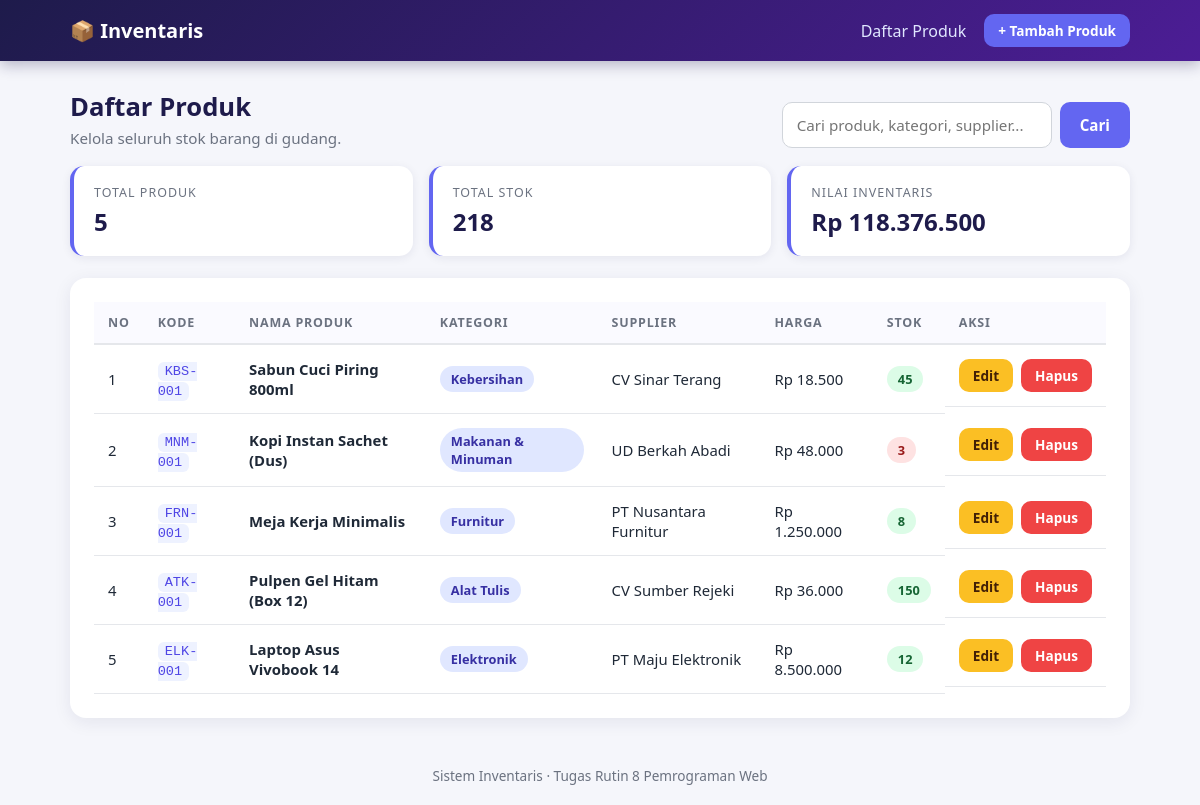
The page / on the database its author committed.
### tables this page shows
CREATE TABLE produk (
    id          INT UNSIGNED AUTO_INCREMENT PRIMARY KEY,
    kode_produk VARCHAR(20)  NOT NULL UNIQUE,
    nama_produk VARCHAR(150) NOT NULL,
    kategori_id INT UNSIGNED NOT NULL,
    supplier_id INT UNSIGNED NOT NULL,
    harga       DECIMAL(12,0) NOT NULL,
    stok        INT UNSIGNED NOT NULL DEFAULT 0,
    created_at  TIMESTAMP NOT NULL DEFAULT CURRENT_TIMESTAMP,
    CONSTRAINT fk_produk_kategori FOREIGN KEY (kategori_id)
        REFERENCES kategori(id) ON UPDATE CASCADE ON DELETE RESTRICT,
    CONSTRAINT fk_produk_supplier FOREIGN KEY (supplier_id)
        REFERENCES supplier(id) ON UPDATE CASCADE ON DELETE RESTRICT
);

CREATE TABLE kategori (
    id            INT UNSIGNED AUTO_INCREMENT PRIMARY KEY,
    nama_kategori VARCHAR(100) NOT NULL UNIQUE,
    deskripsi     VARCHAR(255) NULL
);

CREATE TABLE supplier (
    id            INT UNSIGNED AUTO_INCREMENT PRIMARY KEY,
    nama_supplier VARCHAR(100) NOT NULL,
    telepon       VARCHAR(20)  NOT NULL,
    alamat        VARCHAR(255) NULL
);

### includes/functions.php (called while the page is built, shortened)
<?php
require_once __DIR__ . '/../config/database.php';
function db(): PDO
{
    return Database::getInstance()->getConnection();
}
function e($text): string
{
    return htmlspecialchars((string)$text, ENT_QUOTES, 'UTF-8');
}
function formatRupiah($angka): string
{
    return 'Rp ' . number_format((float)$angka, 0, ',', '.');
}

### config/database.php (called while the page is built, shortened)
<?php
class Database
{
    private static ?Database $instance = null;
    private PDO $pdo;
    private function __construct()
    {
        $dsn = 'mysql:host=' . self::DB_HOST . ';dbname=' . self::DB_NAME . ';charset=utf8mb4';
        try {
            $this->pdo = new PDO($dsn, self::DB_USER, self::DB_PASS, [
                PDO::ATTR_ERRMODE            => PDO::ERRMODE_EXCEPTION,
                PDO::ATTR_DEFAULT_FETCH_MODE => PDO::FETCH_ASSOC,
                PDO::ATTR_EMULATE_PREPARES   => false,
            ]);
        } catch (PDOException $e) {
            error_log('Koneksi database gagal: ' . $e->getMessage());
            http_response_code(500);
            die('<h2 style="font-family:sans-serif">Koneksi database gagal</h2>'
              . '<p style="font-family:sans-serif">Pastikan MySQL sudah Start di XAMPP dan '
              . 'file <code>database/schema.sql</code> sudah diimport.</p>'
              . '<pre>' . htmlspecialchars($e->getMessage(), ENT_QUOTES, 'UTF-8') . '</pre>');
        }
    }
    public static function getInstance(): Database
    {
        if (self::$instance === null) {
            self::$instance = new Database();
        }
        return self::$instance;
    }
    public function getConnection(): PDO
    {
        return $this->pdo;
    }
}

### index.php (the view, shortened to what this page needs)
<?php
require_once 'includes/functions.php';
$perPage = 5;
$q       = trim($_GET['q'] ?? '');
$page    = max(1, (int)($_GET['page'] ?? 1));
$like    = '%' . $q . '%';
$from  = 'FROM produk p
          INNER JOIN kategori k ON p.kategori_id = k.id
          INNER JOIN supplier s ON p.supplier_id = s.id';
$where = 'WHERE (p.nama_produk LIKE :q1 OR p.kode_produk LIKE :q2
                 OR k.nama_kategori LIKE :q3 OR s.nama_supplier LIKE :q4)';
$searchParams = [':q1' => $like, ':q2' => $like, ':q3' => $like, ':q4' => $like];
$countStmt = db()->prepare("SELECT COUNT(*) $from $where");
$countStmt->execute($searchParams);
$totalRows  = (int)$countStmt->fetchColumn();
$totalPages = max(1, (int)ceil($totalRows / $perPage));
$page       = min($page, $totalPages);
$offset     = ($page - 1) * $perPage;
$sql = "SELECT p.id, p.kode_produk, p.nama_produk, p.harga, p.stok,
               k.nama_kategori, s.nama_supplier
        $from $where
        ORDER BY p.id DESC
        LIMIT :limit OFFSET :offset";
$stmt = db()->prepare($sql);
foreach ($searchParams as $name => $value) {
    $stmt->bindValue($name, $value, PDO::PARAM_STR);
}
$stmt->bindValue(':limit', $perPage, PDO::PARAM_INT);
$stmt->bindValue(':offset', $offset, PDO::PARAM_INT);
$stmt->execute();
$produkList = $stmt->fetchAll();
$statStmt = db()->prepare(
    'SELECT COUNT(*) AS total_produk,
            COALESCE(SUM(stok), 0) AS total_stok,
            COALESCE(SUM(harga * stok), 0) AS nilai_total
     FROM produk'
);
$statStmt->execute();
$stat = $statStmt->fetch();
$no = $offset + 1;
include 'includes/header.php';
?>
<div class="page-head">
    <div>
        <h1>Daftar Produk</h1>
        <p class="subtitle">Kelola seluruh stok barang di gudang.</p>
    </div>
    <form method="GET" action="index.php" class="search">
        <input type="text" name="q" value="<?= e($q) ?>" placeholder="Cari produk, kategori, supplier...">
        <button type="submit" class="btn btn-primary">Cari</button>
    </form>
</div>
<div class="stats">
    <div class="stat">
        <span class="stat-label">Total Produk</span>
        <span class="stat-value"><?= e($stat['total_produk']) ?></span>
    </div>
    <div class="stat">
        <span class="stat-label">Total Stok</span>
        <span class="stat-value"><?= e(number_format((int)$stat['total_stok'], 0, ',', '.')) ?></span>
    </div>
    <div class="stat">
        <span class="stat-label">Nilai Inventaris</span>
        <span class="stat-value"><?= e(formatRupiah($stat['nilai_total'])) ?></span>
    </div>
</div>
<div class="card">
    <div class="table-wrap">
        <table>
            <thead>
                <tr>
                    <th>No</th>
                    <th>Kode</th>
                    <th>Nama Produk</th>
                    <th>Kategori</th>
                    <th>Supplier</th>
                    <th>Harga</th>
                    <th>Stok</th>
                    <th>Aksi</th>
                </tr>
            </thead>
            <tbody>
            <?php if (empty($produkList)): ?>
                <tr>
                    <td colspan="8" class="empty">
                        <?= $q !== '' ? 'Tidak ada produk yang cocok dengan pencarian.' : 'Belum ada data produk.' ?>
                    </td>
                </tr>
            <?php else: ?>
                <?php foreach ($produkList as $p): ?>
                <tr>
                    <td><?= $no++ ?></td>
                    <td><code><?= e($p['kode_produk']) ?></code></td>
                    <td><strong><?= e($p['nama_produk']) ?></strong></td>
                    <td><span class="badge badge-info"><?= e($p['nama_kategori']) ?></span></td>
                    <td><?= e($p['nama_supplier']) ?></td>
                    <td><?= e(formatRupiah($p['harga'])) ?></td>
                    <td>
                        <span class="badge <?= (int)$p['stok'] <= 5 ? 'badge-danger' : 'badge-success' ?>">
                            <?= e($p['stok']) ?>
                        </span>
                    </td>
                    <td class="actions">
                        <a href="edit.php?id=<?= e($p['id']) ?>" class="btn btn-warning btn-sm">Edit</a>
                        <a href="delete.php?id=<?= e($p['id']) ?>" class="btn btn-danger btn-sm">Hapus</a>
                    </td>
                </tr>
                <?php endforeach; ?>
            <?php endif; ?>
            </tbody>
        </table>
    </div>
</div>
<?php include 'includes/footer.php'; ?>

### includes/header.php (shortened to what this page needs)
<!DOCTYPE html>
<html lang="id">
<head>
    <link rel="stylesheet" href="assets/style.css">
</head>
<body>
<header class="topbar">
    <div class="topbar-inner">
        <a class="brand" href="index.php">📦 Inventaris</a>
        <nav>
            <a href="index.php">Daftar Produk</a>
            <a href="create.php" class="btn btn-primary btn-sm">+ Tambah Produk</a>
        </nav>
    </div>
</header>
<main class="container">

### includes/footer.php
</main>
<footer class="footer">
    Sistem Inventaris &middot; Tugas Rutin 8 Pemrograman Web
</footer>
</body>
</html>

### assets/style.css (style rules this page uses)
* { box-sizing: border-box; margin: 0; padding: 0; }
:root { --primary: #6366f1; --primary-dark: #4f46e5; --dark: #1e1b4b; --text: #1f2937; --muted: #6b7280; --border: #e5e7eb; }
body { font-family: 'Segoe UI', system-ui, sans-serif; background: #f5f6fb; color: var(--text); min-height: 100vh; display: flex; flex-direction: column; }
.topbar { background: linear-gradient(135deg, #1e1b4b, #4c1d95); box-shadow: 0 4px 14px rgba(30, 27, 75, 0.3); }
.topbar-inner { max-width: 1100px; margin: 0 auto; padding: 14px 20px; display: flex; justify-content: space-between; align-items: center; gap: 12px; }
.brand { color: #fff; font-weight: 700; font-size: 1.25rem; text-decoration: none; }
.topbar nav { display: flex; align-items: center; gap: 18px; }
.topbar nav a:not(.btn) { color: #e0e7ff; text-decoration: none; font-weight: 500; }
.container { width: 100%; max-width: 1100px; margin: 28px auto; padding: 0 20px; flex: 1; }
.footer { text-align: center; color: var(--muted); padding: 20px; font-size: 0.85rem; }
h1 { font-size: 1.6rem; color: var(--dark); margin-bottom: 4px; }
.subtitle { color: var(--muted); margin-bottom: 20px; font-size: 0.95rem; }
code { background: #eef2ff; color: var(--primary-dark); padding: 2px 7px; border-radius: 6px; font-size: 0.85rem; }
.page-head { display: flex; justify-content: space-between; align-items: flex-end; flex-wrap: wrap; gap: 14px; margin-bottom: 8px; }
.page-head .subtitle { margin-bottom: 0; }
.stats { display: grid; grid-template-columns: repeat(auto-fit, minmax(210px, 1fr)); gap: 16px; margin: 18px 0 22px; }
.stat { background: #fff; border-radius: 14px; padding: 18px 20px; border-left: 4px solid var(--primary); box-shadow: 0 2px 10px rgba(30, 27, 75, 0.08); display: flex; flex-direction: column; gap: 4px; }
.stat-label { font-size: 0.78rem; text-transform: uppercase; letter-spacing: 1px; color: var(--muted); }
.stat-value { font-size: 1.5rem; font-weight: 700; color: var(--dark); }
.card { background: #fff; border-radius: 16px; padding: 24px; box-shadow: 0 4px 18px rgba(30, 27, 75, 0.08); }
.table-wrap { overflow-x: auto; }
table { width: 100%; border-collapse: collapse; min-width: 760px; }
th { text-align: left; font-size: 0.78rem; text-transform: uppercase; letter-spacing: 0.8px; color: var(--muted); padding: 12px 14px; border-bottom: 2px solid var(--border); background: #fafaff; }
td { padding: 14px; border-bottom: 1px solid var(--border); font-size: 0.93rem; vertical-align: middle; }
td.actions { white-space: nowrap; display: flex; gap: 8px; }
.badge { display: inline-block; padding: 4px 11px; border-radius: 999px; font-size: 0.8rem; font-weight: 600; }
.badge-info { background: #e0e7ff; color: #3730a3; }
.badge-success { background: #dcfce7; color: #166534; }
.badge-danger { background: #fee2e2; color: #991b1b; }
.btn { display: inline-block; padding: 11px 20px; border: none; border-radius: 10px; font-size: 0.95rem; font-weight: 600; cursor: pointer; text-decoration: none; transition: background 0.2s, transform 0.1s; font-family: inherit; }
.btn-sm { padding: 7px 14px; font-size: 0.85rem; }
.btn-primary { background: var(--primary); color: #fff; }
.btn-warning { background: #fbbf24; color: #422006; }
.btn-danger { background: #ef4444; color: #fff; }
input[type="text"], input[type="number"], select { width: 100%; padding: 12px 14px; border: 1.5px solid #d1d5db; border-radius: 10px; font-size: 0.95rem; font-family: inherit; background: #fff; transition: border-color 0.2s, box-shadow 0.2s; }
.search { display: flex; gap: 8px; flex-wrap: wrap; }
.search input { width: 270px; }

### rows shown on the page
produk: kode_produk "KBS-001", nama_produk "Sabun Cuci Piring 800ml", kategori.nama_kategori "Kebersihan", supplier.nama_supplier "CV Sinar Terang", harga "Rp 18.500", stok "45"
produk: kode_produk "MNM-001", nama_produk "Kopi Instan Sachet (Dus)", kategori.nama_kategori "Makanan & Minuman", supplier.nama_supplier "UD Berkah Abadi", harga "Rp 48.000", stok "3"
produk: kode_produk "FRN-001", nama_produk "Meja Kerja Minimalis", kategori.nama_kategori "Furnitur", supplier.nama_supplier "PT Nusantara Furnitur", harga "Rp 1.250.000", stok "8"
produk: kode_produk "ATK-001", nama_produk "Pulpen Gel Hitam (Box 12)", kategori.nama_kategori "Alat Tulis", supplier.nama_supplier "CV Sumber Rejeki", harga "Rp 36.000", stok "150"
produk: kode_produk "ELK-001", nama_produk "Laptop Asus Vivobook 14", kategori.nama_kategori "Elektronik", supplier.nama_supplier "PT Maju Elektronik", harga "Rp 8.500.000", stok "12"

### other values the page prints
$stat['total_produk'] "5"
$stat['total_stok'] "218"
formatRupiah($stat['nilai_total']) "Rp 118.376.500"
